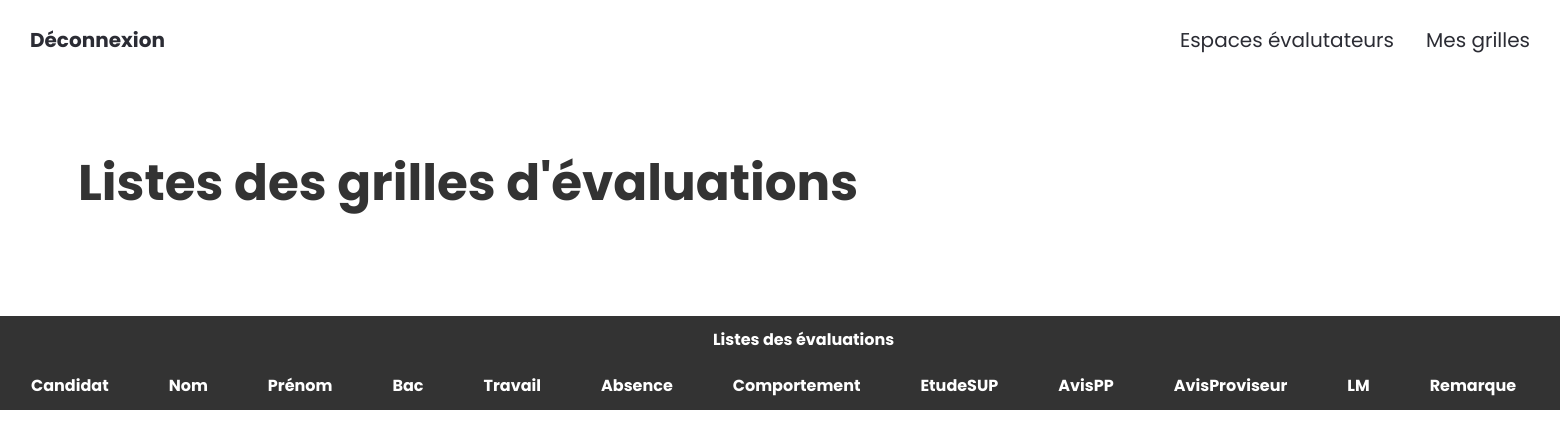
Page /grille.php on the earlier database version.
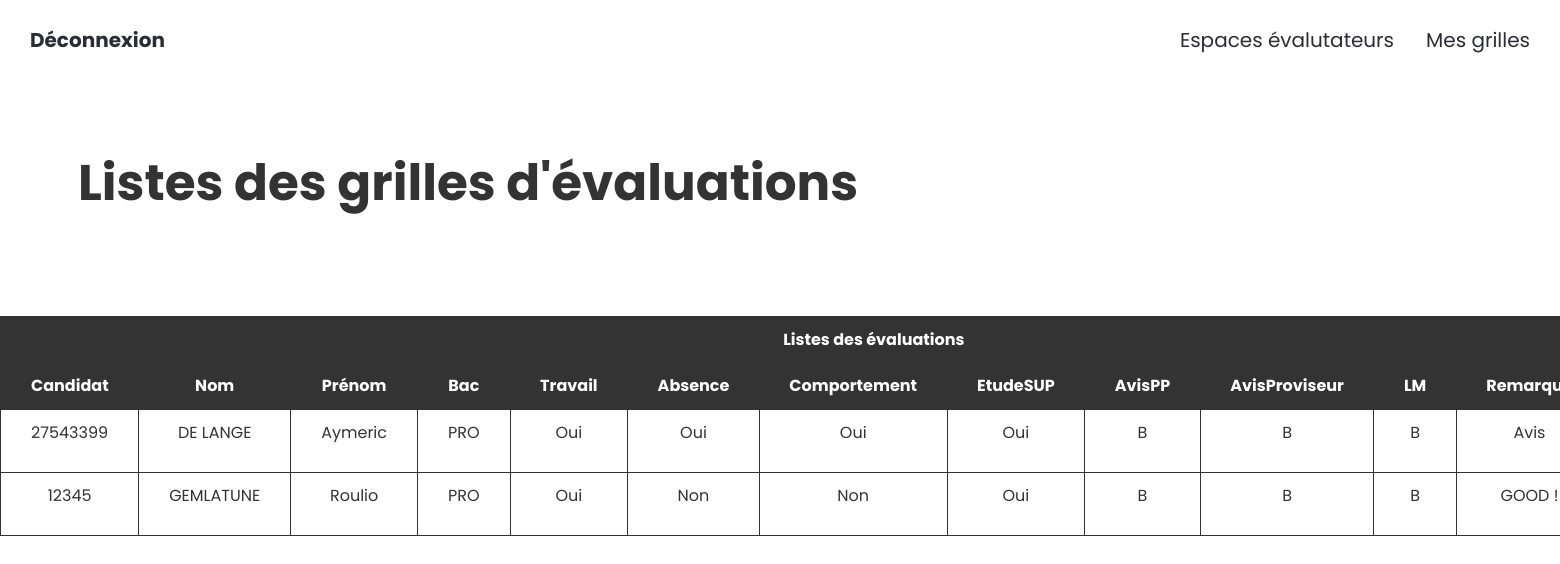
Same page on the later database version.
### tables this page shows
CREATE TABLE `evaluation` (
  `id` int NOT NULL AUTO_INCREMENT,
  `candidat` int NOT NULL,
  `name` varchar(50) NOT NULL,
  `first_name` varchar(50) NOT NULL,
  `Bac` varchar(50) NOT NULL,
  `Travail` varchar(50) NOT NULL,
  `Absence` varchar(50) NOT NULL,
  `Comportement` varchar(50) NOT NULL,
  `EtudeSUP` varchar(50) NOT NULL,
  `AvisPP` varchar(50) NOT NULL,
  `AvisProviseur` varchar(50) NOT NULL,
  `LM` varchar(50) NOT NULL,
  `Remarque` varchar(200) NOT NULL,
  PRIMARY KEY (`id`)
);

### grille.php (the view, shortened to what this page needs)
<?php
include "db/database.php";
$sql = "SELECT * FROM `evaluation`";
$result = $db->prepare($sql);
$result->execute();
$data = $result->fetchAll();
?>
<!doctype html>
<html lang="fr">
<head>
    <link rel="stylesheet" href="src/css/style.css">
</head>
<body>
<header>
    <div class="logo">
        <a href="/controller/logout.php">Déconnexion</a>
    </div>
    <nav>
        <a href="/">Espaces évalutateurs</a>
        <a href="grille.php">Mes grilles</a>
    </nav>
</header>
<main>
    <h1 class="title">Listes des grilles d'évaluations</h1>
    <table>
        <thead>
        <tr>
            <th colspan="13">Listes des évaluations</th>
        </tr>
        <tr>
            <th>Candidat</th>
            <th>Nom</th>
            <th>Prénom</th>
            <th>Bac</th>
            <th>Travail</th>
            <th>Absence</th>
            <th>Comportement</th>
            <th>EtudeSUP</th>
            <th>AvisPP</th>
            <th>AvisProviseur</th>
            <th>LM</th>
            <th>Remarque</th>
            <th></th>
        </tr>
        </thead>
        <tbody>
        <?php
        foreach ($data as $key => $value) {
            echo "<tr>";
            echo '<td>' . $value['candidat'] . '</td>';
            echo '<td>' . $value['name'] . '</td>';
            echo '<td>' . $value['first_name'] . '</td>';
            echo '<td>' . $value['Bac'] . '</td>';
            echo '<td>' . $value['Travail'] . '</td>';
            echo '<td>' . $value['Absence'] . '</td>';
            echo '<td>' . $value['Comportement'] . '</td>';
            echo '<td>' . $value['EtudeSUP'] . '</td>';
            echo '<td>' . $value['AvisPP'] . '</td>';
            echo '<td>' . $value['AvisProviseur'] . '</td>';
            echo '<td>' . $value['LM'] . '</td>';
            echo '<td>' . $value["Remarque"] . '</td>';
            echo "</tr>";
        }
        ?>
        </tbody>
    </table>
</main>
</body>
</html>

### src/css/style.css (style rules this page uses)
body { font-family: "Poppins", sans-serif; box-sizing: content-box; font-size: 16px; color: #333; margin: 0; padding: 0; }
a { text-decoration: none; }
a { color: #2B2C34; }
h1 { font-size: 50px; font-weight: bold; margin-bottom: 30px; }
main { width: 100%; min-height: 500px; }
main .title { padding: 5%; }
header { display: flex; justify-content: space-between; align-items: center; font-size: 20px; height: 80px; padding: 0 30px; }
header .logo { font-weight: bold; }
header nav { display: flex; gap: 32px; }

### grille.php (style rules this page uses)
thead { font-weight: bold; }
table { margin: auto; }
table, td { border: 1px solid #333; }
thead, tfoot { background-color: #333; color: #fff; }
tr > * { padding: 15px 30px; }
td { width: 200px; max-width: 90%; text-align: center; }

Differences in the rows shown:
added evaluation: candidat "27543399", name "DE LANGE", first_name "Aymeric", Bac "PRO", Travail "Oui", Absence "Oui", Comportement "Oui", EtudeSUP "Oui", AvisPP "B", AvisProviseur "B", LM "B", Remarque "Avis"
added evaluation: candidat "12345", name "GEMLATUNE", first_name "Roulio", Bac "PRO", Travail "Oui", Absence "Non", Comportement "Non", EtudeSUP "Oui", AvisPP "B", AvisProviseur "B", LM "B", Remarque "GOOD !"
